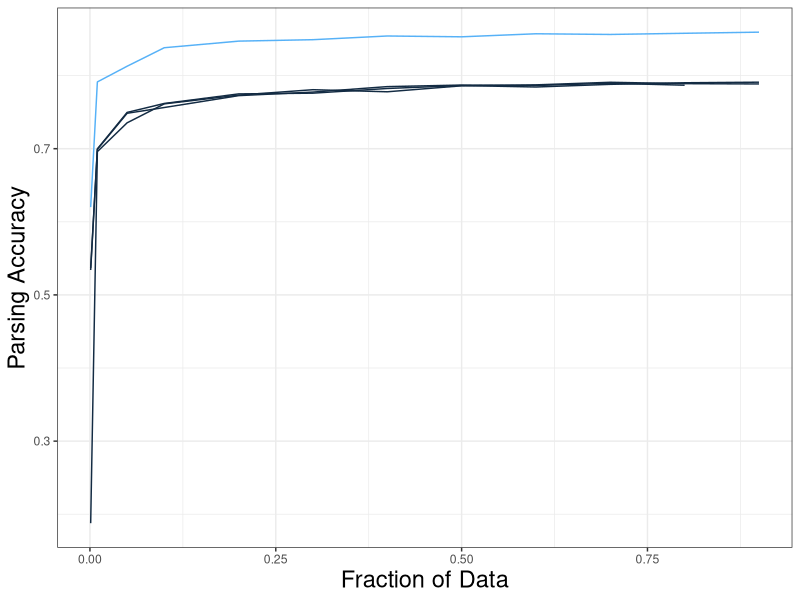
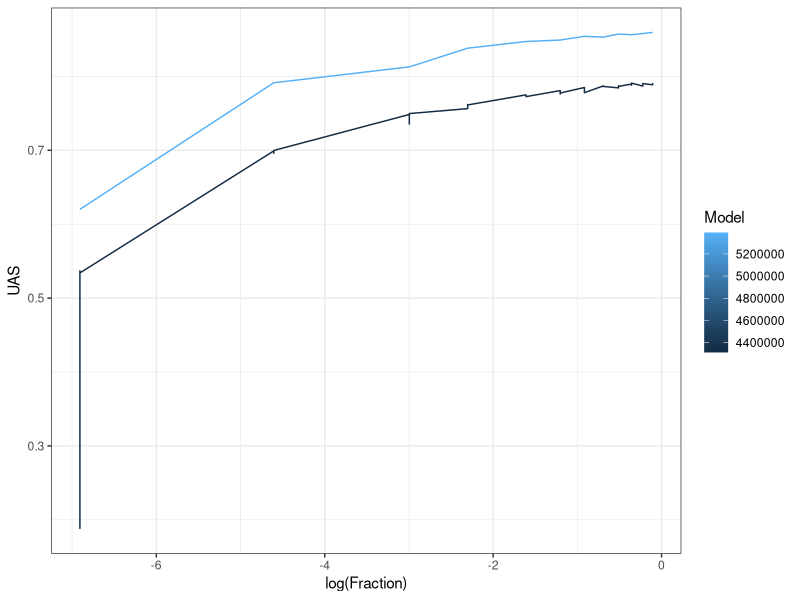
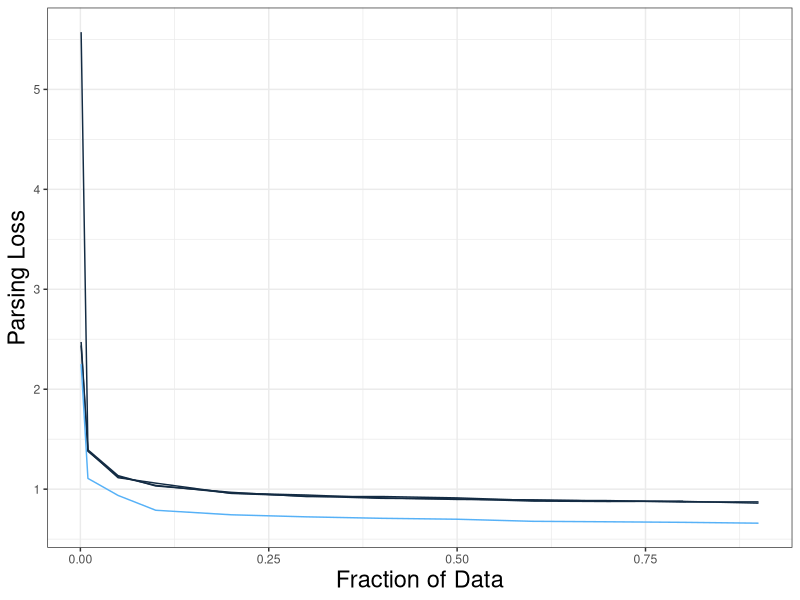

Generate these figures, in order, with R:
data = read.csv("czech-learning-parser.tsv", sep="\t")

library(ggplot2)

plot = ggplot(data=data, aes(x=Fraction, y=UAS, group=Model+RNN_Dim, color=Model, fill = Model)) + 
      geom_line() + theme_bw() + theme(legend.position="none")
plot = plot + theme(axis.title.x = element_text(size=17))
plot = plot + theme(axis.title.y = element_text(size=17))
plot = plot + xlab("Fraction of Data")
plot = plot + ylab("Parsing Accuracy")

ggsave(plot=plot, filename="figures/learning-parser-czech.pdf") #, height=5, width=5)

plot = ggplot(data=data, aes(x=log(Fraction), y=UAS, group=Model, color=Model, fill = Model)) + 
      geom_line() + theme_bw()

ggsave(plot=plot, filename="figures/learning-parser-czech-log.pdf") #, height=5, width=5)

plot = ggplot(data=data, aes(x=Fraction, y=Loss, group=Model+RNN_Dim, color=Model, fill = Model)) + 
      geom_line() + theme_bw() + theme(legend.position="none")
plot = plot + theme(axis.title.x = element_text(size=17))
plot = plot + theme(axis.title.y = element_text(size=17))
plot = plot + xlab("Fraction of Data")
plot = plot + ylab("Parsing Loss")

ggsave(plot=plot, filename="figures/learning-parser-czech-logloss.pdf") #, height=5, width=5)
